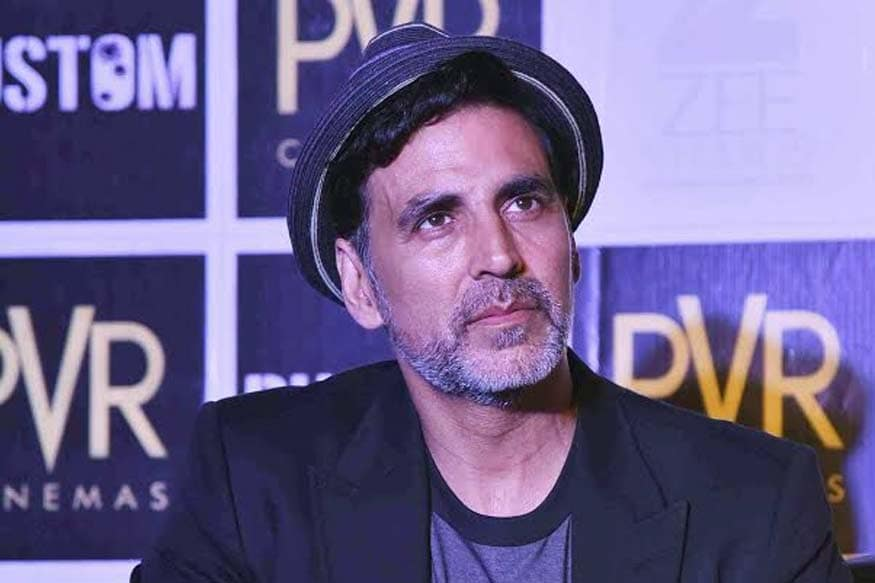
#> input picture Data/Train/Akshay Kumar/Akshay Kumar_10.jpg, 875 x 583 px; its folder holds only this picture in this run
$ python preprocess.py   (older library calls are emulated)
#> lines starting #> are read from the running program, lines starting #| are printed output that depends on the picture
### face_utils.py
import os
import re
import threading

import cv2
import numpy as np

IMAGE_EXTENSIONS = (".jpg", ".jpeg", ".png", ".bmp")
DETECTION_MAX_SIDE = 800
FULL_FACE_RATIO = 0.6

_local = threading.local()


def get_face_cascade():
    cascade = getattr(_local, "cascade", None)
    if cascade is None:
        cascade_path = os.path.join(cv2.data.haarcascades, "haarcascade_frontalface_default.xml")
        cascade = cv2.CascadeClassifier(cascade_path)
        if cascade.empty():
            raise RuntimeError("Unable to load the Haar cascade face detector.")
        _local.cascade = cascade
    return cascade


def natural_key(path):
    name = os.path.basename(path).lower()
    return [int(part) if part.isdigit() else part for part in re.split(r"(\d+)", name)]


def list_images(directory):
    if not os.path.isdir(directory):
        return []
    images = []
    for file_name in os.listdir(directory):
        path = os.path.join(directory, file_name)
        if file_name.lower().endswith(IMAGE_EXTENSIONS) and os.path.isfile(path):
            images.append(path)
    return sorted(images, key=natural_key)


def list_subdirectories(directory, exclude=()):
    if not os.path.isdir(directory):
        return []
    excluded = {name.lower() for name in exclude}
    names = []
    for name in os.listdir(directory):
        if name.lower() in excluded:
            continue
        if os.path.isdir(os.path.join(directory, name)):
            names.append(name)
    return sorted(names, key=str.lower)


def read_image(path):
    try:
        data = np.fromfile(path, dtype=np.uint8)
    except OSError:
        return None
    if data.size == 0:
        return None
    return cv2.imdecode(data, cv2.IMREAD_COLOR)


def write_image(path, image):
    extension = os.path.splitext(path)[1] or ".jpg"
    success, buffer = cv2.imencode(extension, image)
    if not success:
        return False
    try:
        buffer.tofile(path)
    except OSError:
        return False
    return True


def to_gray(image):
    if image.ndim == 2:
        return image
    return cv2.cvtColor(image, cv2.COLOR_BGR2GRAY)


def detect_faces(image, max_side=DETECTION_MAX_SIDE):
    if image is None or image.size == 0:
        return []
    gray = to_gray(image)
    height, width = gray.shape[:2]
    scale = 1.0
    if max(height, width) > max_side:
        scale = max_side / float(max(height, width))
        new_size = (max(1, int(width * scale)), max(1, int(height * scale)))
        gray = cv2.resize(gray, new_size, interpolation=cv2.INTER_AREA)
    detections = get_face_cascade().detectMultiScale(gray, scaleFactor=1.1, minNeighbors=4, minSize=(40, 40))
    faces = []
    for (x, y, w, h) in detections:
        faces.append((int(x / scale), int(y / scale), int(w / scale), int(h / scale)))
    return faces


def largest_face(faces):
    if not faces:
        return None
    return max(faces, key=lambda face: face[2] * face[3])


def crop_face(image, face):
    x, y, w, h = face
    height, width = image.shape[:2]
    left, top = max(0, x), max(0, y)
    right, bottom = min(width, x + w), min(height, y + h)
    if right <= left or bottom <= top:
        return None
    return image[top:bottom, left:right]


def prepare_face(image, full_face_ratio=FULL_FACE_RATIO):
    if image is None or image.size == 0:
        return None
    face = largest_face(detect_faces(image))
    if face is None:
        return None
    height, width = image.shape[:2]
    if face[2] * face[3] >= full_face_ratio * width * height:
        return image
    return crop_face(image, face)


def blur_score(image):
    return float(cv2.Laplacian(to_gray(image), cv2.CV_64F).var())

### preprocess.py
import os
import shutil

from face_utils import list_images, list_subdirectories, prepare_face, read_image, write_image

BASE_DIR = os.path.dirname(os.path.abspath(__file__))


class PreProcess:
    SOURCE_DIR = os.path.join(BASE_DIR, "Datasets")
    RESCALE_DIR = os.path.join(BASE_DIR, "Rescale_Datasets")
    DATA_DIR = os.path.join(BASE_DIR, "Data")
    TRAIN_DIR = os.path.join(DATA_DIR, "Train")
    TEST_DIR = os.path.join(DATA_DIR, "Test")
    PREDICTION_DIR = os.path.join(BASE_DIR, "Prediction")
    UNKNOWN_DIR_NAME = "Unknown"
    MIN_IMAGES = 70
    PREDICTION_IMAGES = 10
    TEST_SIZE = 0.3
    RANDOM_STATE = 42

    def __init__(self, progress=None):
        self.progress = progress or print

    @classmethod
    def list_people(cls, directory):
        return list_subdirectories(directory, exclude=(cls.UNKNOWN_DIR_NAME,))

    def run(self):
        self.reset_train_data()
        included, skipped = self.rescale()
        self.split_dataset()
        dropped = self.crop_faces()
        return {"included": included, "skipped": skipped, "dropped": dropped}

    def reset_train_data(self):
        self.progress("Clearing previous training data...")
        for directory in (self.TRAIN_DIR, self.TEST_DIR, self.RESCALE_DIR):
            shutil.rmtree(directory, ignore_errors=True)
        for name in self.list_people(self.PREDICTION_DIR):
            shutil.rmtree(os.path.join(self.PREDICTION_DIR, name), ignore_errors=True)

    def rescale(self):
        os.makedirs(self.RESCALE_DIR, exist_ok=True)
        os.makedirs(self.PREDICTION_DIR, exist_ok=True)
        included = []
        skipped = []
        people = self.list_people(self.SOURCE_DIR)
        for index, name in enumerate(people, start=1):
            self.progress(f"Selecting images ({index}/{len(people)}): {name}")
            images = list_images(os.path.join(self.SOURCE_DIR, name))
            if len(images) < self.MIN_IMAGES:
                skipped.append((name, len(images)))
                continue
            selected = images[:self.MIN_IMAGES]
            prediction_dest = os.path.join(self.PREDICTION_DIR, name)
            rescale_dest = os.path.join(self.RESCALE_DIR, name)
            os.makedirs(prediction_dest, exist_ok=True)
            os.makedirs(rescale_dest, exist_ok=True)
            for path in selected[:self.PREDICTION_IMAGES]:
                shutil.copy2(path, prediction_dest)
            for path in selected[self.PREDICTION_IMAGES:]:
                shutil.copy2(path, rescale_dest)
            included.append(name)
        return included, skipped

    def split_dataset(self):
        from sklearn.model_selection import train_test_split

        for directory in (self.TRAIN_DIR, self.TEST_DIR):
            os.makedirs(directory, exist_ok=True)
        for name in self.list_people(self.RESCALE_DIR):
            images = list_images(os.path.join(self.RESCALE_DIR, name))
            if len(images) < 2:
                train_paths, test_paths = images, []
            else:
                train_paths, test_paths = train_test_split(
                    images,
                    test_size=self.TEST_SIZE,
                    random_state=self.RANDOM_STATE,
                )
            train_dest = os.path.join(self.TRAIN_DIR, name)
            test_dest = os.path.join(self.TEST_DIR, name)
            os.makedirs(train_dest, exist_ok=True)
            os.makedirs(test_dest, exist_ok=True)
            for path in train_paths:
                shutil.copy2(path, train_dest)
            for path in test_paths:
                shutil.copy2(path, test_dest)

    def crop_faces(self):
        dropped = 0
        for split_name, split_dir in (("training", self.TRAIN_DIR), ("testing", self.TEST_DIR)):
            people = self.list_people(split_dir)
            for index, name in enumerate(people, start=1):
                self.progress(f"Cropping {split_name} faces ({index}/{len(people)}): {name}")
                for path in list_images(os.path.join(split_dir, name)):
                    image = read_image(path)
                    face = prepare_face(image)
                    if face is None:
                        os.remove(path)
                        dropped += 1
                    elif face is not image and not write_image(path, face):
                        os.remove(path)
                        dropped += 1
        return dropped

    def visualize(self):
        import matplotlib.pyplot as plt

        names = self.list_people(self.SOURCE_DIR)
        counts = [len(list_images(os.path.join(self.SOURCE_DIR, name))) for name in names]
        plt.figure(figsize=(max(8, len(names) * 0.4), 6))
        plt.title("Distribution of number of pictures")
        plt.xlabel("Names")
        plt.ylabel("Number of pictures")
        bars = plt.bar(names, counts)
        plt.xticks(rotation=90)
        for bar, count in zip(bars, counts):
            plt.text(bar.get_x() + bar.get_width() / 2, bar.get_height(), str(count), ha="center", va="bottom", fontsize=9)
        plt.tight_layout()
        plt.show()


if __name__ == "__main__":
    summary = PreProcess().run()
#> in read_image, returned value is the input picture: shape (583, 875, 3); mean B, G, R 142.3, 97.9, 109.2
#> in to_gray, `return cv2.cvtColor(image, cv2.COLOR_BGR2GRAY)`:
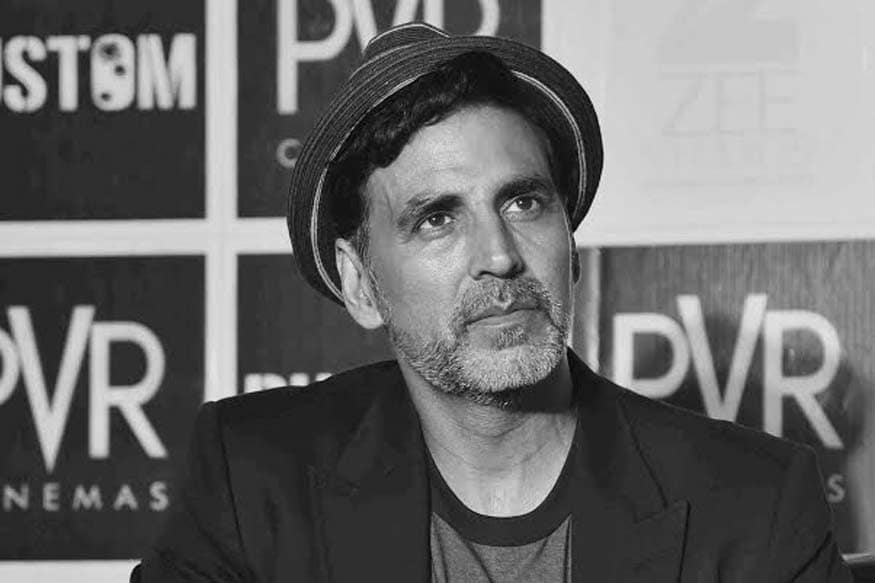
#> returned value: shape (583, 875); min 1, max 241, mean 106.4
#> in detect_faces, `detections = get_face_cascade().detectMultiScale(gray, scaleFactor=1.1..`: detections = [[331, 103, 224, 224], [370, 300, 169, 169]]
#> the loop in detect_faces, `for (x, y, w, h) in detections:` made 2 passes
#> after the loop in detect_faces, `for (x, y, w, h) in detections:`: faces = [(362, 112, 245, 245), (404, 328, 184, 184)]
#> in prepare_face, `face = largest_face(detect_faces(image))`: face = (362, 112, 245, 245)
#> in crop_face, `x, y, w, h = face`: x = 362; y = 112; w = 245
#> in crop_face, `left, top = max(0, x), max(0, y)`: left = 362; top = 112
#> in crop_face, `right, bottom = min(width, x + w), min(height, y + h)`: right = 607; bottom = 357
#> in crop_face, `return image[top:bottom, left:right]`:
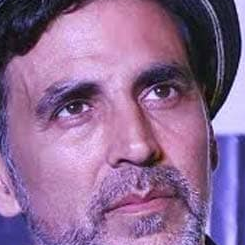
#> returned value: shape (245, 245, 3); mean of channels 0, 1, 2 149.2, 106.1, 142.6; drawn as B, G, R
    print(f"Users included: {len(summary['included'])}")
    for name, count in summary["skipped"]:
        print(f"Skipped {name}: {count} images (minimum {PreProcess.MIN_IMAGES})")
    print(f"Images without a detectable face removed: {summary['dropped']}")
